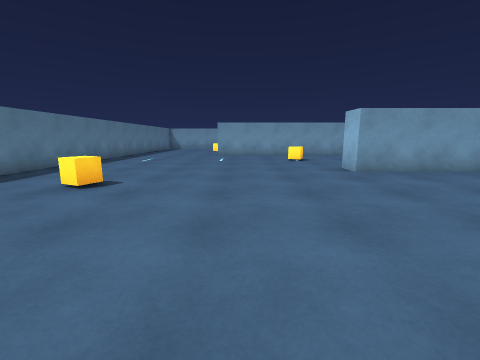
view 1 (above)

18 first-person views from a walk through a scene from a Unity 3-D project. The camera is 1.2 m above the floor, tilts 10° down and sees 90° across. The floor is counted in squares, 1 m on a side. Each view is taken from the middle of a square. On the plan, view 1 faces up. The plan holds only what a view shows up to about 12 squares ahead; the rest is blank. The player character is not drawn.

view 2
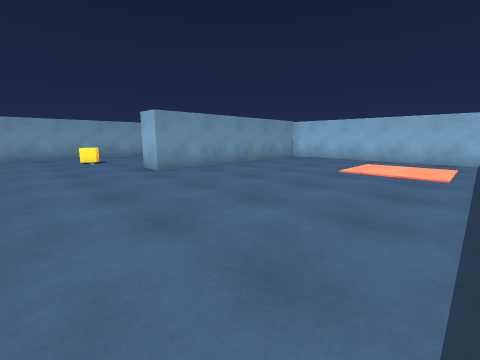

view 3
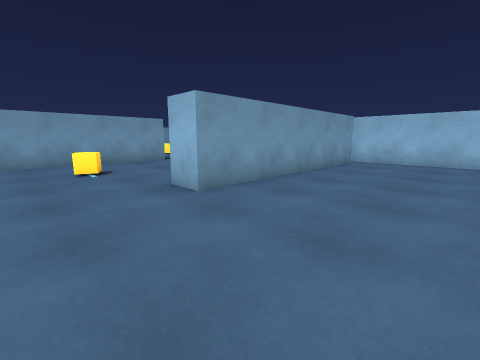

view 4
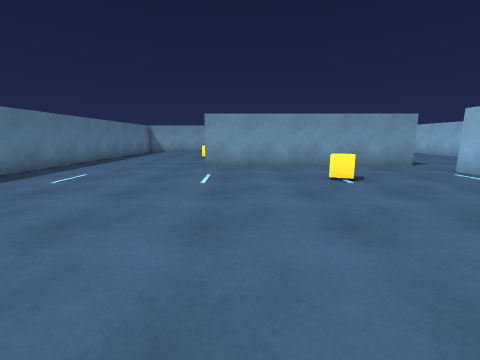

view 5
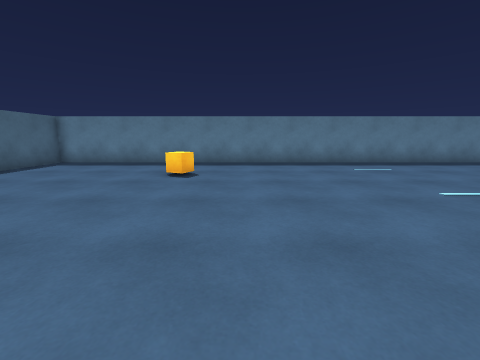

view 6
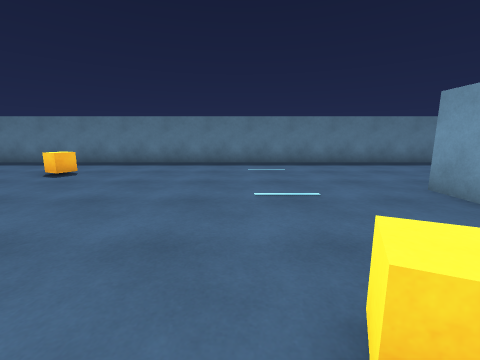

view 7
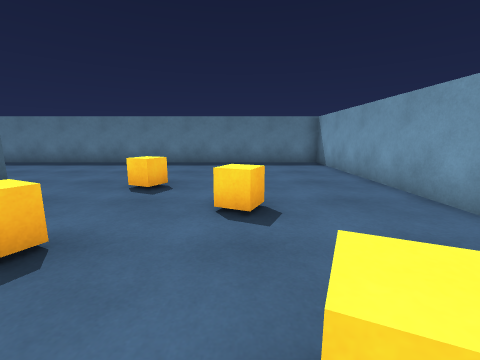

view 8
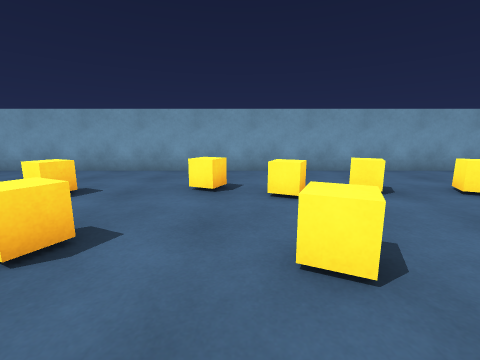

view 9
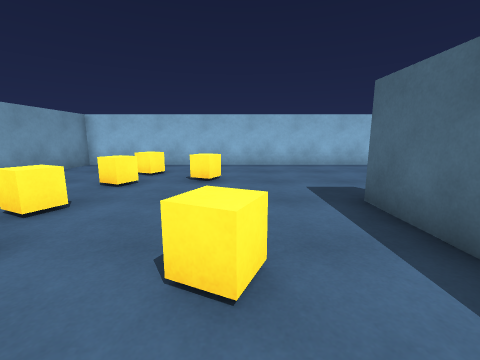

view 10
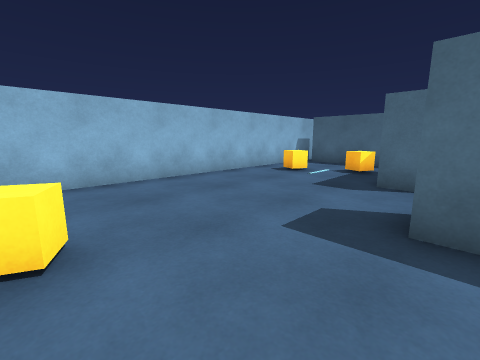

view 11
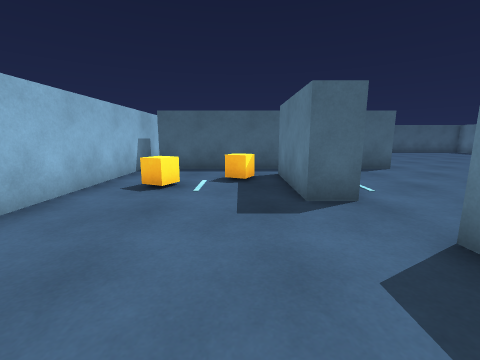

view 12
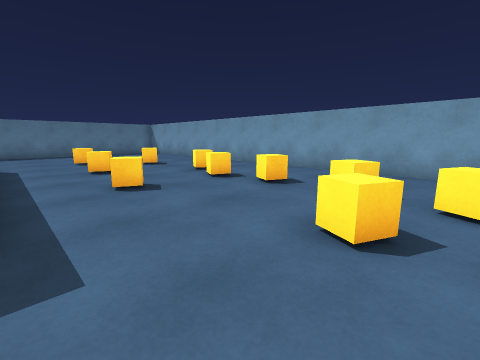

view 13
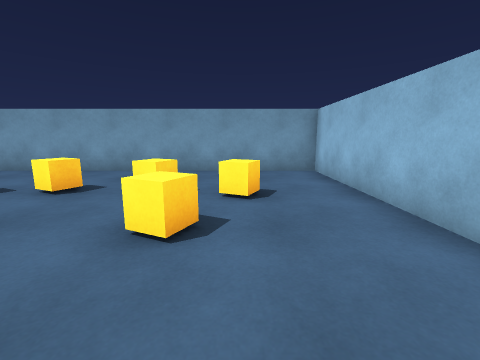

view 14
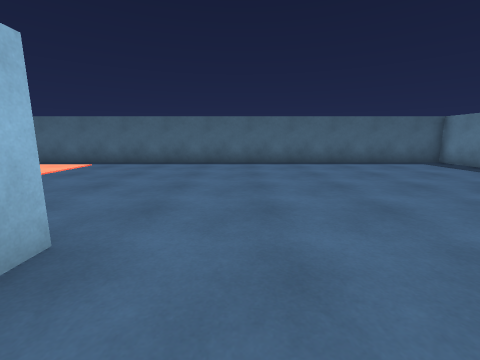

view 15
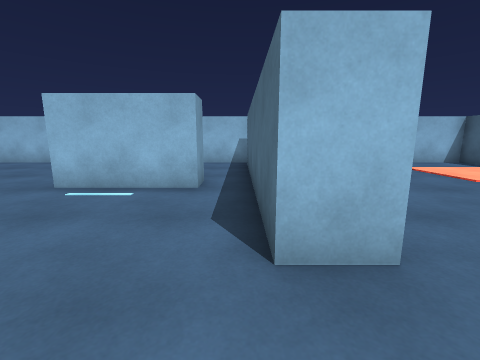

view 16
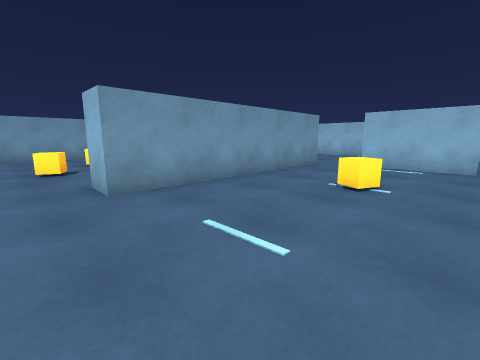

view 17
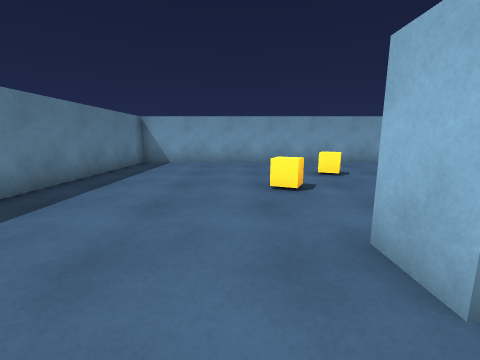

view 18
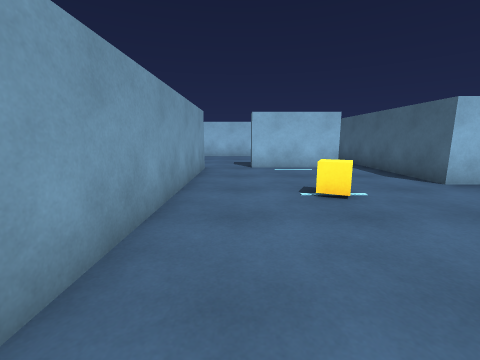

### Floor plan
Points are (right, up) in squares from view 1. A wall is a line through its corners. A room is listed if a view was taken in it or the views show most of it. See-through windows are left out.
Room 1 (views 1, 2, 3, 4, 5, 6, 7, 8, 9, 10, 11, 12, 13, 14, 15, 16, 17, 18)
walls: (5.2, 17.6) (7.5, 17.6); (7.7, 11) (7.7, 14.5) (8.7, 14.5) (8.7, 11); (7.6, 16.4) (-1.5, 16.4) (-1.5, 17.6); (13.1, 8.5) (4.1, 8.5) (4.1, 9.7) (13.1, 9.7); (-7.7, -0.7) (13.7, -0.7) (13.7, 26.8) (-7.7, 26.8) (-7.7, -0.7)
objects: other object (-4, 6); other object (-2, 20) to (-2, 21); other object (0, 23); other object (1, 20) to (2, 21); other object (3, 13); other object (3, 23) to (4, 24); other object (5, 20); other object (5, 23); other object (7, 23) to (7, 24); other object (9, 23); other object (10, 12); other object (10, 21); other object (11, 23); other object (12, 13)

Positions as (right, up) in squares from view 1, and headings:
1: (0, 0), facing up
2: (0, 0), facing up-right
3: (1, 4), facing up-right
4: (0, 6), facing up
5: (4, 8), facing left
6: (4, 12), facing left
7: (4, 23), facing left
8: (4, 18), facing up
9: (3, 20), facing right
10: (7, 21), facing down-right
11: (10, 19), facing down
12: (11, 18), facing up-left
13: (11, 18), facing up
14: (2, 11), facing down
15: (2, 10), facing right
16: (-3, 11), facing up-right
17: (-3, 15), facing up
18: (-2, 15), facing right
